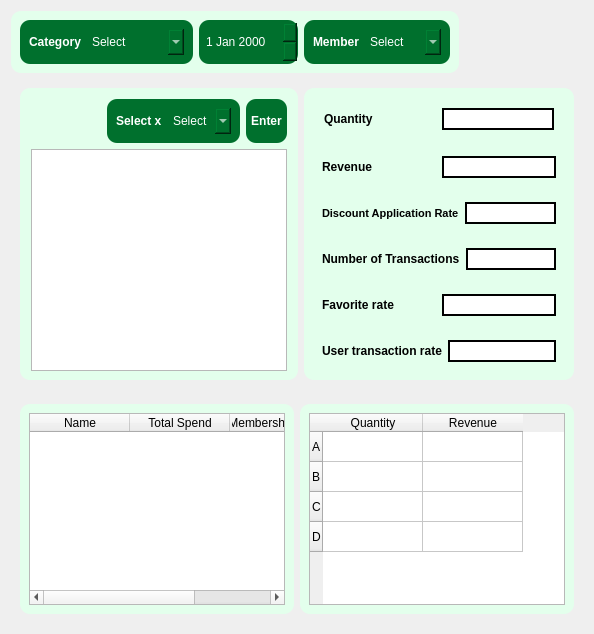
      <widget class="QWidget" name="Frame13">
       <property name="styleSheet">
        <string notr="true">#Frame13 {
    background-color: rgb(2, 50, 21);
}

#widget_72, #widget_77,#widget_80, #widget_88,#widget_89 {
    background-color: rgb(227, 255, 236);
    border-radius: 10px;
}
#widget_73, #widget_75, #widget_26, #Enter_button_13,#select_day_dateEdit_13,#category_select_13,#Member_select_13,#select_x_select_13{
    background-color: rgb(0, 112, 45);
    color: white;  
    border-radius: 10px; 
    padding: 5px;  
}


#Enter_button_13:hover,#select_day_dateEdit_13:hover,#category_select_13:hover,#Member_select_13:hover,#select_x_select_13:hover{
background-color: rgb(40, 207, 107)
}
</string>
       </property>
       <attribute name="title">
        <string>Detail Description</string>
       </attribute>
       <layout class="QVBoxLayout" name="verticalLayout_19">
        <item alignment="Qt::AlignTop">
         <widget class="QWidget" name="widget_72" native="true">
          <property name="sizePolicy">
           <sizepolicy hsizetype="Fixed" vsizetype="Preferred">
            <horstretch>0</horstretch>
            <verstretch>0</verstretch>
           </sizepolicy>
          </property>
          <property name="styleSheet">
           <string notr="true"/>
          </property>
          <layout class="QHBoxLayout" name="horizontalLayout_4">
           <item>
            <widget class="QWidget" name="widget_73" native="true">
             <property name="sizePolicy">
              <sizepolicy hsizetype="Fixed" vsizetype="MinimumExpanding">
               <horstretch>0</horstretch>
               <verstretch>0</verstretch>
              </sizepolicy>
             </property>
             <layout class="QHBoxLayout" name="horizontalLayout_30">
              <item>
               <widget class="QLabel" name="label_15">
                <property name="sizePolicy">
                 <sizepolicy hsizetype="Fixed" vsizetype="Preferred">
                  <horstretch>0</horstretch>
                  <verstretch>0</verstretch>
                 </sizepolicy>
                </property>
                <property name="font">
                 <font>
                  <weight>75</weight>
                  <bold>true</bold>
                 </font>
                </property>
                <property name="text">
                 <string>&lt;html&gt;&lt;head/&gt;&lt;body&gt;&lt;p&gt;&lt;span style=&quot; color:#ffffff;&quot;&gt;Category&lt;/span&gt;&lt;/p&gt;&lt;/body&gt;&lt;/html&gt;</string>
                </property>
               </widget>
              </item>
              <item>
               <widget class="QComboBox" name="category_select_13">
                <property name="sizePolicy">
                 <sizepolicy hsizetype="Fixed" vsizetype="Fixed">
                  <horstretch>0</horstretch>
                  <verstretch>0</verstretch>
                 </sizepolicy>
                </property>
                <item>
                 <property name="text">
                  <string>Select</string>
                 </property>
                </item>
                <item>
                 <property name="text">
                  <string>Books</string>
                 </property>
                </item>
                <item>
                 <property name="text">
                  <string>Home Decor</string>
                 </property>
                </item>
                <item>
                 <property name="text">
                  <string>Electronics</string>
                 </property>
                </item>
                <item>
                 <property name="text">
                  <string>Clothing</string>
                 </property>
                </item>
               </widget>
              </item>
             </layout>
            </widget>
           </item>
           <item>
            <widget class="QDateEdit" name="select_day_dateEdit_13">
             <property name="sizePolicy">
              <sizepolicy hsizetype="Maximum" vsizetype="MinimumExpanding">
               <horstretch>0</horstretch>
               <verstretch>0</verstretch>
              </sizepolicy>
             </property>
             <property name="font">
              <font>
               <weight>50</weight>
               <italic>false</italic>
               <bold>false</bold>
              </font>
             </property>
            </widget>
           </item>
           <item>
            <widget class="QWidget" name="widget_75" native="true">
             <property name="sizePolicy">
              <sizepolicy hsizetype="Fixed" vsizetype="MinimumExpanding">
               <horstretch>0</horstretch>
               <verstretch>0</verstretch>
              </sizepolicy>
             </property>
             <layout class="QHBoxLayout" name="horizontalLayout_31">
              <item>
               <widget class="QLabel" name="label_17">
                <property name="sizePolicy">
                 <sizepolicy hsizetype="Fixed" vsizetype="Preferred">
                  <horstretch>0</horstretch>
                  <verstretch>0</verstretch>
                 </sizepolicy>
                </property>
                <property name="font">
                 <font>
                  <weight>75</weight>
                  <bold>true</bold>
                 </font>
                </property>
                <property name="text">
                 <string>&lt;html&gt;&lt;head/&gt;&lt;body&gt;&lt;p&gt;&lt;span style=&quot; color:#ffffff;&quot;&gt;Member&lt;/span&gt;&lt;/p&gt;&lt;/body&gt;&lt;/html&gt;</string>
                </property>
               </widget>
              </item>
              <item>
               <widget class="QComboBox" name="Member_select_13">
                <property name="sizePolicy">
                 <sizepolicy hsizetype="Fixed" vsizetype="Fixed">
                  <horstretch>0</horstretch>
                  <verstretch>0</verstretch>
                 </sizepolicy>
                </property>
                <item>
                 <property name="text">
                  <string>Select</string>
                 </property>
                </item>
                <item>
                 <property name="text">
                  <string>Silver</string>
                 </property>
                </item>
                <item>
                 <property name="text">
                  <string>Gold</string>
                 </property>
                </item>
                <item>
                 <property name="text">
                  <string>Platinum</string>
                 </property>
                </item>
               </widget>
              </item>
             </layout>
            </widget>
           </item>
          </layout>
         </widget>
        </item>
        <item>
         <widget class="QWidget" name="widget_76" native="true">
          <layout class="QHBoxLayout" name="horizontalLayout_13">
           <item>
            <widget class="QWidget" name="widget_77" native="true">
             <property name="sizePolicy">
              <sizepolicy hsizetype="Preferred" vsizetype="Preferred">
               <horstretch>0</horstretch>
               <verstretch>0</verstretch>
              </sizepolicy>
             </property>
             <property name="styleSheet">
              <string notr="true"/>
             </property>
             <layout class="QVBoxLayout" name="verticalLayout_3">
              <property name="leftMargin">
               <number>11</number>
              </property>
              <property name="topMargin">
               <number>11</number>
              </property>
              <property name="rightMargin">
               <number>11</number>
              </property>
              <item alignment="Qt::AlignRight">
               <widget class="QWidget" name="widget_78" native="true">
                <property name="sizePolicy">
                 <sizepolicy hsizetype="Fixed" vsizetype="Fixed">
                  <horstretch>0</horstretch>
                  <verstretch>0</verstretch>
                 </sizepolicy>
                </property>
                <layout class="QHBoxLayout" name="horizontalLayout_16">
                 <property name="leftMargin">
                  <number>0</number>
                 </property>
                 <property name="topMargin">
                  <number>0</number>
                 </property>
                 <property name="rightMargin">
                  <number>0</number>
                 </property>
                 <property name="bottomMargin">
                  <number>0</number>
                 </property>
                 <item>
                  <widget class="QWidget" name="widget_26" native="true">
                   <property name="sizePolicy">
                    <sizepolicy hsizetype="Fixed" vsizetype="Preferred">
                     <horstretch>0</horstretch>
                     <verstretch>0</verstretch>
                    </sizepolicy>
                   </property>
                   <layout class="QHBoxLayout" name="horizontalLayout_29">
                    <item>
                     <widget class="QLabel" name="label_14">
                      <property name="sizePolicy">
                       <sizepolicy hsizetype="Fixed" vsizetype="Preferred">
                        <horstretch>0</horstretch>
                        <verstretch>0</verstretch>
                       </sizepolicy>
                      </property>
                      <property name="font">
                       <font>
                        <weight>75</weight>
                        <bold>true</bold>
                       </font>
                      </property>
                      <property name="text">
                       <string>&lt;html&gt;&lt;head/&gt;&lt;body&gt;&lt;p&gt;&lt;span style=&quot; color:#ffffff;&quot;&gt;Select x&lt;/span&gt;&lt;/p&gt;&lt;/body&gt;&lt;/html&gt;</string>
                      </property>
                     </widget>
                    </item>
                    <item>
                     <widget class="QComboBox" name="select_x_select_13">
                      <property name="sizePolicy">
                       <sizepolicy hsizetype="Fixed" vsizetype="Fixed">
                        <horstretch>0</horstretch>
                        <verstretch>0</verstretch>
                       </sizepolicy>
                      </property>
                      <item>
                       <property name="text">
                        <string>Select</string>
                       </property>
                      </item>
                      <item>
                       <property name="text">
                        <string>A</string>
                       </property>
                      </item>
                      <item>
                       <property name="text">
                        <string>B</string>
                       </property>
                      </item>
                      <item>
                       <property name="text">
                        <string>C</string>
                       </property>
                      </item>
                      <item>
                       <property name="text">
                        <string>D</string>
                       </property>
                      </item>
                     </widget>
                    </item>
                   </layout>
                  </widget>
                 </item>
                 <item>
                  <widget class="QPushButton" name="Enter_button_13">
                   <property name="sizePolicy">
                    <sizepolicy hsizetype="Maximum" vsizetype="MinimumExpanding">
                     <horstretch>0</horstretch>
                     <verstretch>0</verstretch>
                    </sizepolicy>
                   </property>
                   <property name="font">
                    <font>
                     <weight>75</weight>
                     <bold>true</bold>
                    </font>
                   </property>
                   <property name="text">
                    <string>Enter</string>
                   </property>
                  </widget>
                 </item>
                </layout>
               </widget>
              </item>
              <item>
               <widget class="QGraphicsView" name="segment_graphics_13">
                <property name="sizePolicy">
                 <sizepolicy hsizetype="Expanding" vsizetype="Expanding">
                  <horstretch>0</horstretch>
                  <verstretch>0</verstretch>
                 </sizepolicy>
                </property>
               </widget>
              </item>
             </layout>
            </widget>
           </item>
           <item>
            <widget class="QWidget" name="widget_80" native="true">
             <property name="sizePolicy">
              <sizepolicy hsizetype="Expanding" vsizetype="Preferred">
               <horstretch>0</horstretch>
               <verstretch>0</verstretch>
              </sizepolicy>
             </property>
             <layout class="QVBoxLayout" name="verticalLayout_18">
              <item>
               <widget class="QWidget" name="widget_81" native="true">
                <property name="sizePolicy">
                 <sizepolicy hsizetype="Preferred" vsizetype="Maximum">
                  <horstretch>0</horstretch>
                  <verstretch>0</verstretch>
                 </sizepolicy>
                </property>
                <layout class="QHBoxLayout" name="horizontalLayout_17">
                 <property name="leftMargin">
                  <number>11</number>
                 </property>
                 <property name="topMargin">
                  <number>11</number>
                 </property>
                 <property name="rightMargin">
                  <number>11</number>
                 </property>
                 <property name="bottomMargin">
                  <number>11</number>
                 </property>
                 <item>
                  <widget class="QLabel" name="label_22">
                   <property name="sizePolicy">
                    <sizepolicy hsizetype="Expanding" vsizetype="Preferred">
                     <horstretch>0</horstretch>
                     <verstretch>0</verstretch>
                    </sizepolicy>
                   </property>
                   <property name="font">
                    <font>
                     <pointsize>9</pointsize>
                     <weight>75</weight>
                     <bold>true</bold>
                    </font>
                   </property>
                   <property name="text">
                    <string>Quantity</string>
                   </property>
                  </widget>
                 </item>
                 <item>
                  <widget class="QLabel" name="label_18">
                   <property name="sizePolicy">
                    <sizepolicy hsizetype="Expanding" vsizetype="Preferred">
                     <horstretch>0</horstretch>
                     <verstretch>0</verstretch>
                    </sizepolicy>
                   </property>
                   <property name="font">
                    <font>
                     <pointsize>12</pointsize>
                    </font>
                   </property>
                   <property name="styleSheet">
                    <string notr="true">background-color: white;
border: 2px solid black;  /* Viền đen */</string>
                   </property>
                   <property name="text">
                    <string/>
                   </property>
                  </widget>
                 </item>
                </layout>
               </widget>
              </item>
              <item>
               <widget class="QWidget" name="widget_82" native="true">
                <property name="sizePolicy">
                 <sizepolicy hsizetype="Preferred" vsizetype="Maximum">
                  <horstretch>0</horstretch>
                  <verstretch>0</verstretch>
                 </sizepolicy>
                </property>
                <layout class="QHBoxLayout" name="horizontalLayout_18">
                 <item>
                  <widget class="QLabel" name="label_23">
                   <property name="sizePolicy">
                    <sizepolicy hsizetype="Expanding" vsizetype="Preferred">
                     <horstretch>0</horstretch>
                     <verstretch>0</verstretch>
                    </sizepolicy>
                   </property>
                   <property name="font">
                    <font>
                     <pointsize>9</pointsize>
                     <weight>75</weight>
                     <bold>true</bold>
                    </font>
                   </property>
                   <property name="text">
                    <string>Revenue</string>
                   </property>
                  </widget>
                 </item>
                 <item>
                  <widget class="QLabel" name="label_30">
                   <property name="sizePolicy">
                    <sizepolicy hsizetype="Expanding" vsizetype="Preferred">
                     <horstretch>0</horstretch>
                     <verstretch>0</verstretch>
                    </sizepolicy>
                   </property>
                   <property name="font">
                    <font>
                     <pointsize>12</pointsize>
                    </font>
                   </property>
                   <property name="styleSheet">
                    <string notr="true">background-color: white;
border: 2px solid black;  /* Viền đen */</string>
                   </property>
                   <property name="text">
                    <string/>
                   </property>
                  </widget>
                 </item>
                </layout>
               </widget>
              </item>
              <item>
               <widget class="QWidget" name="widget_83" native="true">
                <property name="sizePolicy">
                 <sizepolicy hsizetype="Preferred" vsizetype="Maximum">
                  <horstretch>0</horstretch>
                  <verstretch>0</verstretch>
                 </sizepolicy>
                </property>
                <layout class="QHBoxLayout" name="horizontalLayout_19">
                 <item>
                  <widget class="QLabel" name="label_24">
                   <property name="sizePolicy">
                    <sizepolicy hsizetype="Expanding" vsizetype="Preferred">
                     <horstretch>0</horstretch>
                     <verstretch>0</verstretch>
                    </sizepolicy>
                   </property>
                   <property name="font">
                    <font>
                     <pointsize>8</pointsize>
                     <weight>75</weight>
                     <bold>true</bold>
                    </font>
                   </property>
                   <property name="text">
                    <string>Discount Application Rate</string>
                   </property>
                  </widget>
                 </item>
                 <item>
                  <widget class="QLabel" name="label_31">
                   <property name="sizePolicy">
                    <sizepolicy hsizetype="Expanding" vsizetype="Preferred">
                     <horstretch>0</horstretch>
                     <verstretch>0</verstretch>
                    </sizepolicy>
                   </property>
                   <property name="font">
                    <font>
                     <pointsize>12</pointsize>
                    </font>
                   </property>
                   <property name="styleSheet">
                    <string notr="true">background-color: white;
border: 2px solid black;  /* Viền đen */</string>
                   </property>
                   <property name="text">
                    <string/>
                   </property>
                  </widget>
                 </item>
                </layout>
               </widget>
              </item>
              <item>
               <widget class="QWidget" name="widget_84" native="true">
                <property name="sizePolicy">
                 <sizepolicy hsizetype="Expanding" vsizetype="Maximum">
                  <horstretch>0</horstretch>
                  <verstretch>0</verstretch>
                 </sizepolicy>
                </property>
                <property name="font">
                 <font>
                  <weight>75</weight>
                  <bold>true</bold>
                 </font>
                </property>
                <layout class="QHBoxLayout" name="horizontalLayout_20">
                 <item>
                  <widget class="QLabel" name="label_25">
                   <property name="sizePolicy">
                    <sizepolicy hsizetype="Expanding" vsizetype="Preferred">
                     <horstretch>0</horstretch>
                     <verstretch>0</verstretch>
                    </sizepolicy>
                   </property>
                   <property name="font">
                    <font>
                     <pointsize>9</pointsize>
                     <weight>75</weight>
                     <bold>true</bold>
                    </font>
                   </property>
                   <property name="text">
                    <string>Number of Transactions</string>
                   </property>
                  </widget>
                 </item>
                 <item>
                  <widget class="QLabel" name="label_32">
                   <property name="sizePolicy">
                    <sizepolicy hsizetype="Expanding" vsizetype="Preferred">
                     <horstretch>0</horstretch>
                     <verstretch>0</verstretch>
                    </sizepolicy>
                   </property>
                   <property name="font">
                    <font>
                     <pointsize>12</pointsize>
                    </font>
                   </property>
                   <property name="styleSheet">
                    <string notr="true">background-color: white;
border: 2px solid black;  /* Viền đen */</string>
                   </property>
                   <property name="text">
                    <string/>
                   </property>
                  </widget>
                 </item>
                </layout>
               </widget>
              </item>
              <item>
               <widget class="QWidget" name="widget_85" native="true">
                <property name="sizePolicy">
                 <sizepolicy hsizetype="Preferred" vsizetype="Maximum">
                  <horstretch>0</horstretch>
                  <verstretch>0</verstretch>
                 </sizepolicy>
                </property>
                <layout class="QHBoxLayout" name="horizontalLayout_21">
                 <item>
                  <widget class="QLabel" name="label_26">
                   <property name="sizePolicy">
                    <sizepolicy hsizetype="Expanding" vsizetype="Preferred">
                     <horstretch>0</horstretch>
                     <verstretch>0</verstretch>
                    </sizepolicy>
                   </property>
                   <property name="font">
                    <font>
                     <pointsize>9</pointsize>
                     <weight>75</weight>
                     <bold>true</bold>
                    </font>
                   </property>
                   <property name="text">
                    <string>Favorite rate</string>
                   </property>
                  </widget>
                 </item>
                 <item>
                  <widget class="QLabel" name="label_33">
                   <property name="sizePolicy">
                    <sizepolicy hsizetype="Expanding" vsizetype="Preferred">
                     <horstretch>0</horstretch>
                     <verstretch>0</verstretch>
                    </sizepolicy>
                   </property>
                   <property name="font">
                    <font>
                     <pointsize>12</pointsize>
                    </font>
                   </property>
                   <property name="styleSheet">
                    <string notr="true">background-color: white;
border: 2px solid black;  /* Viền đen */</string>
                   </property>
                   <property name="text">
                    <string/>
                   </property>
                  </widget>
                 </item>
                </layout>
               </widget>
              </item>
              <item>
               <widget class="QWidget" name="widget_86" native="true">
                <property name="sizePolicy">
                 <sizepolicy hsizetype="Preferred" vsizetype="Maximum">
                  <horstretch>0</horstretch>
                  <verstretch>0</verstretch>
                 </sizepolicy>
                </property>
                <layout class="QHBoxLayout" name="horizontalLayout_22">
                 <item>
                  <widget class="QLabel" name="label_27">
                   <property name="sizePolicy">
                    <sizepolicy hsizetype="Expanding" vsizetype="Preferred">
                     <horstretch>0</horstretch>
                     <verstretch>0</verstretch>
                    </sizepolicy>
                   </property>
                   <property name="font">
                    <font>
                     <pointsize>9</pointsize>
                     <weight>75</weight>
                     <bold>true</bold>
                    </font>
                   </property>
                   <property name="text">
                    <string>User transaction rate</string>
                   </property>
                  </widget>
                 </item>
                 <item>
                  <widget class="QLabel" name="label_34">
                   <property name="sizePolicy">
                    <sizepolicy hsizetype="Expanding" vsizetype="Preferred">
                     <horstretch>0</horstretch>
                     <verstretch>0</verstretch>
                    </sizepolicy>
                   </property>
                   <property name="font">
                    <font>
                     <pointsize>12</pointsize>
                    </font>
                   </property>
                   <property name="styleSheet">
                    <string notr="true">background-color: white;
border: 2px solid black;  /* Viền đen */</string>
                   </property>
                   <property name="text">
                    <string/>
                   </property>
                  </widget>
                 </item>
                </layout>
               </widget>
              </item>
             </layout>
            </widget>
           </item>
          </layout>
         </widget>
        </item>
        <item>
         <widget class="QWidget" name="widget_87" native="true">
          <layout class="QHBoxLayout" name="horizontalLayout_6">
           <item>
            <widget class="QWidget" name="widget_88" native="true">
             <property name="sizePolicy">
              <sizepolicy hsizetype="Expanding" vsizetype="Expanding">
               <horstretch>0</horstretch>
               <verstretch>0</verstretch>
              </sizepolicy>
             </property>
             <layout class="QGridLayout" name="gridLayout_26">
              <item row="0" column="0">
               <widget class="QTableWidget" name="Top_table_13">
                <column>
                 <property name="text">
                  <string>Name</string>
                 </property>
                </column>
                <column>
                 <property name="text">
                  <string>Total Spend</string>
                 </property>
                </column>
                <column>
                 <property name="text">
                  <string>Membership Status</string>
                 </property>
                </column>
               </widget>
              </item>
             </layout>
            </widget>
           </item>
           <item>
            <widget class="QWidget" name="widget_89" native="true">
             <property name="sizePolicy">
              <sizepolicy hsizetype="Expanding" vsizetype="Expanding">
               <horstretch>0</horstretch>
               <verstretch>0</verstretch>
              </sizepolicy>
             </property>
             <layout class="QGridLayout" name="gridLayout_27">
              <item row="0" column="0">
               <widget class="QTableWidget" name="Quantity_revenue_table_13">
                <row>
                 <property name="text">
                  <string>A</string>
                 </property>
                </row>
                <row>
                 <property name="text">
                  <string>B</string>
                 </property>
                </row>
                <row>
                 <property name="text">
                  <string>C</string>
                 </property>
                </row>
                <row>
                 <property name="text">
                  <string>D</string>
                 </property>
                </row>
                <column>
                 <property name="text">
                  <string>Quantity</string>
                 </property>
                </column>
                <column>
                 <property name="text">
                  <string>Revenue</string>
                 </property>
                </column>
               </widget>
              </item>
             </layout>
            </widget>
           </item>
          </layout>
         </widget>
        </item>
       </layout>
      </widget>
